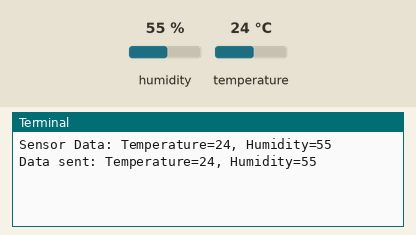
The program below on a simulated Raspberry Pi (BCM pin numbers). On the bench: the last lines printed to the terminal. Inputs (shaded band) come from the test bench; at power-on: humidity 55 %, temperature 24 °C.

Above: at 1.2 s.
1.3 s: humidity set to 22 %
At 6.7 s:
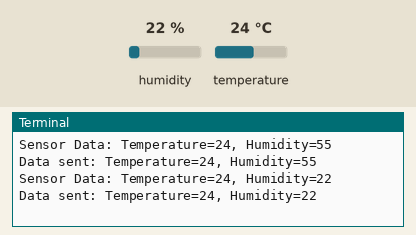
7.6 s: temperature set to 12 °C
At 11.4 s:
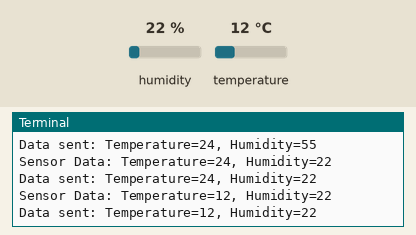
13.9 s: humidity set to 40 %
At 17.3 s:
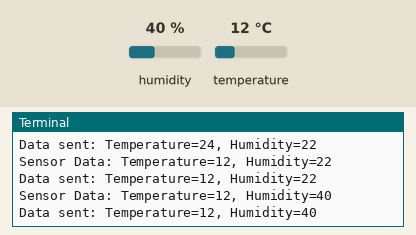
Timing chart, 0 to 18.8 s (numbered marks = the images above; inputs shaded):
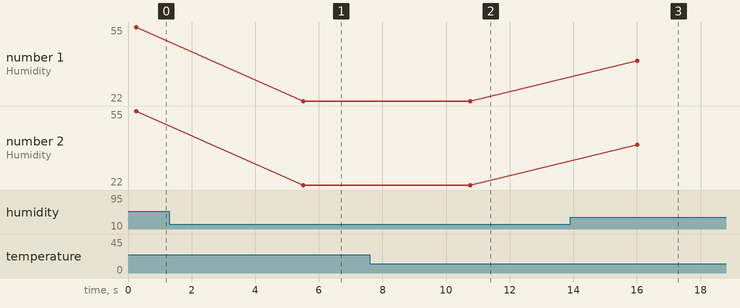

Measured:
- after the input at 1.3 s, the terminal: prints a new line after 4.2 s (image 1)
- after the input at 7.6 s, the terminal: prints a new line after 3.2 s (image 2)
- after the input at 13.9 s, the terminal: prints a new line after 2.1 s (image 3)
- plotted number 1: 55 → 22 after the input at 1.3 s, 22 → 40 after the input at 13.9 s
- plotted number 2: 55 → 22 after the input at 1.3 s, 22 → 40 after the input at 13.9 s

The program:

read_datadht11.py
```python
import os
import time
from influxdb_client_3 import InfluxDBClient3, Point
import board
import adafruit_dht

# Konfigurasi InfluxDB
token = os.environ.get("INFLUXDB_TOKEN")  # Mengambil influxdb token
org = "JTE"
host = "https://us-east-1-1.aws.cloud2.influxdata.com"

# Inisialisasi klien
client = InfluxDBClient3(host=host, token=token, org=org)

database = "monitor_suhu"

# Inisialisasi sensor DHT11
sensor = adafruit_dht.DHT11(board.D4)  # Pin GPIO 4 digunakan untuk sensor

# Kirim data secara periodik
try:
    while True:
        try:
            # Membaca data dari sensor DHT11
            temperature = sensor.temperature  # Suhu dalam C
            humidity = sensor.humidity  # Kelembapan dalam %

            print(f"Sensor Data: Temperature={temperature}, Humidity={humidity}")

            # Buat point untuk suhu
            point_temperature = (
                Point("datasuhu")
                .tag("location", "RaspberryPi")
                .field("temperature", temperature)
            )

            # Buat point untuk kelembapan
            point_humidity = (
                Point("datasuhu")
                .tag("location", "RaspberryPi")
                .field("humidity", humidity)
            )

            # Tulis ke database
            client.write(database=database, record=point_temperature)
            client.write(database=database, record=point_humidity)

            print(f"Data sent: Temperature={temperature}, Humidity={humidity}")

        except RuntimeError as e:
            # Tangkap kesalahan dari sensor, coba lagi
            print(f"DHT read error{e.args[0]}. Retrying...")
            time.sleep(2.0)
            continue

        # Tunggu 5 detik sebelum iterasi berikutnya
        time.sleep(5)

except KeyboardInterrupt:
    print("Program dihentikan.")
```
